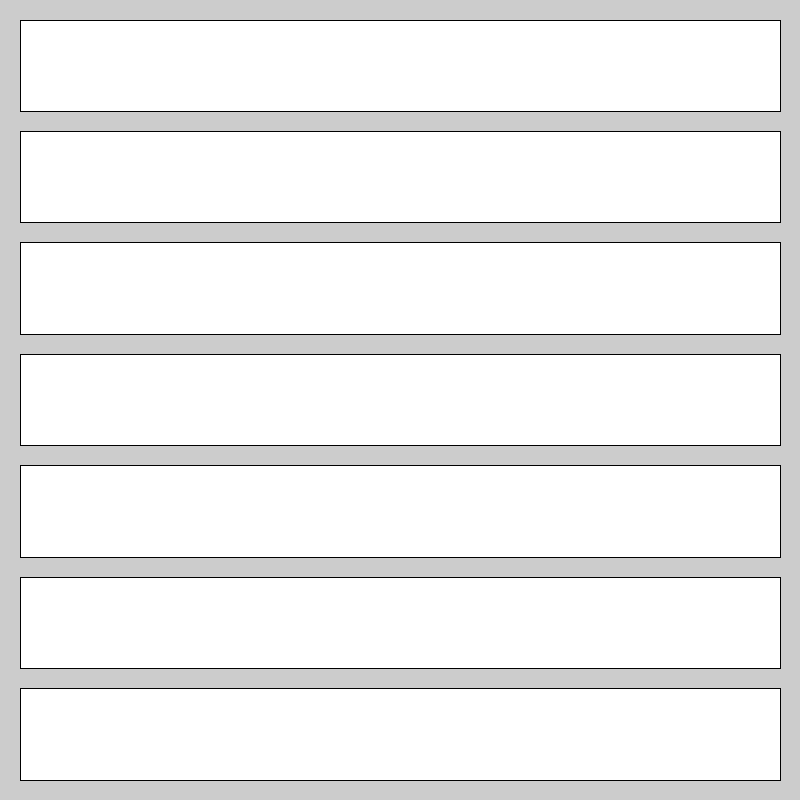
Frame 1 (no input)
Frame 60 (the mouse pressed at the canvas centre just before this capture): identical to frame 1, image omitted
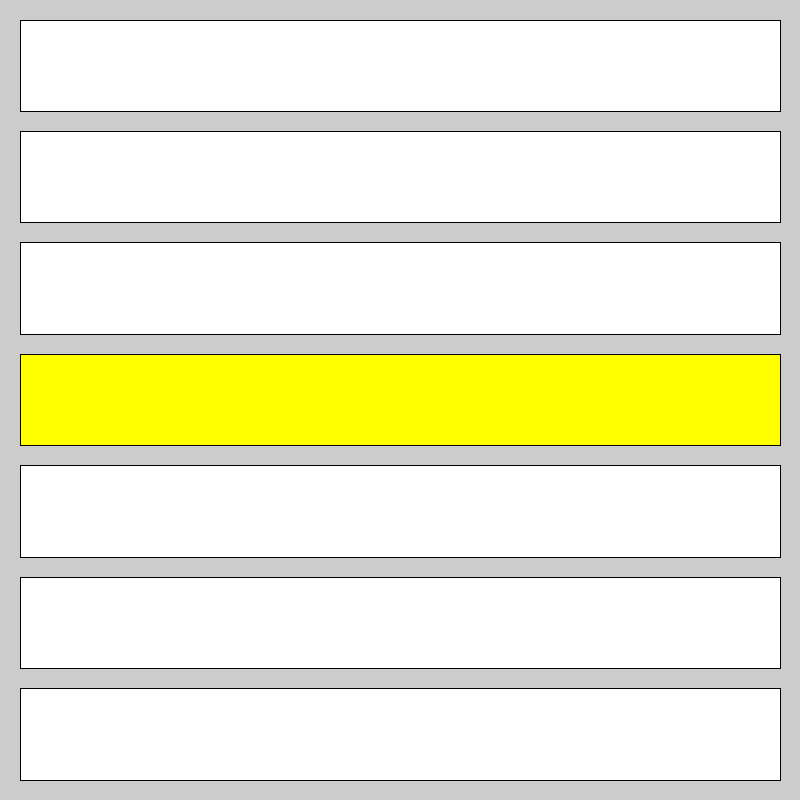
Frame 120 (the mouse held since frame 60 and released just before this capture)

The Processing sketch that drew these frames (run headless with seeded random() and noise(); from frame 60 on, the mouse is pressed at the canvas centre):

// Processing sketch: lampjes
// ── lampjes.pde
int marge = 20;
int aantal = 7;
float knopHoogte;

color kleuren[] = {
  #FF0000,
  #00FF00,
  #0000FF,
  #FFFF00,
  #FF00FF,
  #00FFFF,
  #FF6000
};

void setup() {
  size(800, 800);
  
  fill(255);
  knopHoogte = knopHoogte(height, aantal, marge);
}

void draw() {
  for(int knopIndex = 0; knopIndex < aantal; knopIndex++) {
    tekenKnop(marge, knopIndex, width - marge * 2, knopHoogte, #FFFFFF, kleuren[knopIndex]);
  }
}

void tekenKnop(float x, float y, float b, float h, color kleur, color kleurActive) {
  float rectY = marge * (y + 1) + knopHoogte * y;
  if(muisBovenKnop(x, rectY, b, h)) {
    fill(kleurActive);
    println((int)y + 1);
  } else {
    fill(kleur);
    println(0);
  }
  rect(x, rectY, b, h);
}

boolean muisBovenKnop(float x, float y, float b, float h) {
  if ((mouseX >= x) && (mouseX <= x + b) && (mouseY >= y) && (mouseY <= y + h)) {
    return true;
  } else {
    return false;
  }
}

float knopHoogte(float hoogte, float aantal, float marge) {
  return (hoogte - ( (aantal + 1) * marge) ) / aantal;
}
